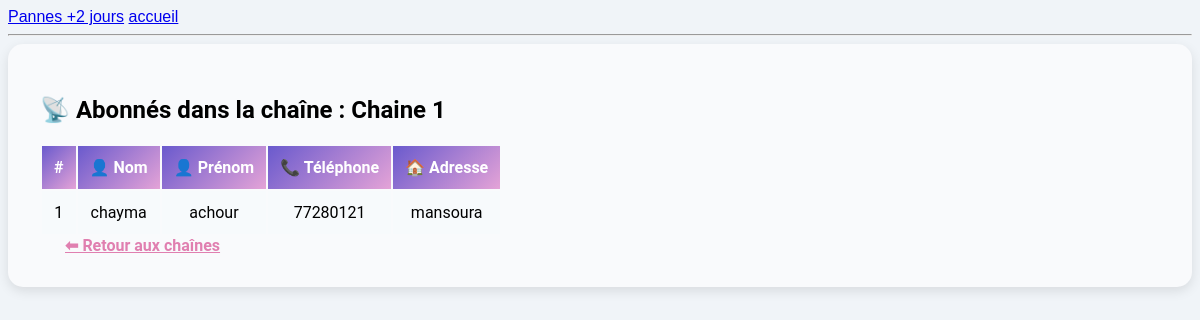
The page /abonnes/chaine/1/ on the database as committed earlier.
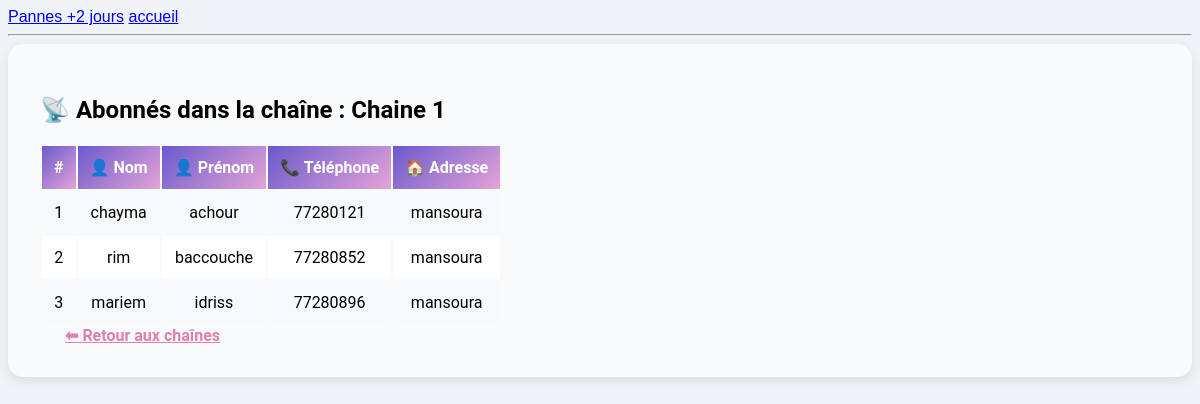
The same page on the database as committed later.
### airponFtth/models.py (models this page shows, shortened)
class Chaine(models.Model):
    hub = models.ForeignKey(Hub, on_delete=models.CASCADE, related_name='chaines')
    nom = models.CharField(max_length=100)

class Abonne(models.Model):
    sub = models.ForeignKey(Sub, related_name='abonnes', on_delete=models.CASCADE)
    nom = models.CharField(max_length=100)
    prenom = models.CharField(max_length=100)
    numtel = models.CharField(max_length=15)
    adresse = models.CharField(max_length=255)

### airponFtth/views.py (the view)
# urls.py: path('abonnes/chaine/<int:chaine_id>/', views.abonnés_par_chaine, name='abonnes_par_chaine'),
def abonnés_par_chaine(request, chaine_id):
    chaine = get_object_or_404(Chaine, id=chaine_id)
    abonnés = Abonne.objects.filter(sub__chaine=chaine)
    return render(request, 'abonnes_par_chaine.html', {'chaine': chaine, 'abonnés': abonnés})

### airponFtth/templates/abonnes_par_chaine.html (shortened to what this page needs)
{% extends 'base.html' %}
{% block content %}
<div class="container mt-5 table-container">
    <h2 class="text-center mb-4 text-primary">📡 Abonnés dans la chaîne : {{ chaine.nom }}</h2>
    {% if abonnés %}
        <table class="table table-striped table-hover align-middle">
            <thead class="bg-gradient-primary text-white">
                <tr>
                    <th>#</th>
                    <th>👤 Nom</th>
                    <th>👤 Prénom</th>
                    <th>📞 Téléphone</th>
                    <th>🏠 Adresse</th>
                </tr>
            </thead>
            <tbody>
                {% for abonne in abonnés %}
                <tr>
                    <td>{{ forloop.counter }}</td>
                    <td>{{ abonne.nom }}</td>
                    <td>{{ abonne.prenom }}</td>
                    <td>{{ abonne.numtel }}</td>
                    <td>{{ abonne.adresse }}</td>
                </tr>
                {% endfor %}
            </tbody>
        </table>
    {% else %}
        <p class="text-center text-muted">Aucun abonné trouvé dans cette chaîne.</p>
    {% endif %}
    <div class="text-center mt-4">
        <a href="{% url 'liste_chaines' %}" class="btn btn-outline-primary">⬅ Retour aux chaînes</a>
    </div>
</div>
{% endblock %}

### airponFtth/templates/base.html (shortened to what this page needs)
<!DOCTYPE html>
<html lang="fr">
<head>
</head>
<body>
    <nav>
       <a href="{% url 'pannes_plus2j' %}" class="btn btn-danger">Pannes +2 jours</a>
        <a href="{% url 'home' %}">accueil</a>
    </nav>
    <hr>
    {% block content %}
    {% endblock %}
</body>
</html>

### airponFtth/templates/base.html (style rules this page uses)
.container { max-width: 1200px; margin: 0 auto; padding: 20px; font-family: 'Roboto', sans-serif; background-color: #f4f7fa; }

### airponFtth/templates/abonnes_par_chaine.html (style rules this page uses)
.table-container { background-color: #f9fafc; padding: 2rem; border-radius: 15px; box-shadow: 0 4px 12px rgba(0, 0, 0, 0.1); transition: transform 0.2s ease-in-out; }
th { text-align: center; background: linear-gradient(135deg, #6a5acd, #e4a3d7); color: white; padding: 12px; }
td { vertical-align: middle; text-align: center; padding: 12px; }
.table-striped tbody tr:nth-child(odd) { background-color: #f7fafc; }
.table-striped tbody tr:nth-child(even) { background-color: #ffffff; }
.btn-outline-primary { border-color: #d38bbd; color: #e07fb0; padding: 12px 25px; border-radius: 30px; font-weight: bold; transition: background-color 0.3s, color 0.3s, transform 0.2s ease-in-out; }
body { background-color: #f0f4f8; font-family: 'Arial', sans-serif; }
table { transition: transform 0.3s ease; }

Rows that differ between the two databases and show on the page:
added Abonne: nom "rim", prenom "baccouche", numtel "77280852", adresse "mansoura"
added Abonne: nom "mariem", prenom "idriss", numtel "77280896", adresse "mansoura"
